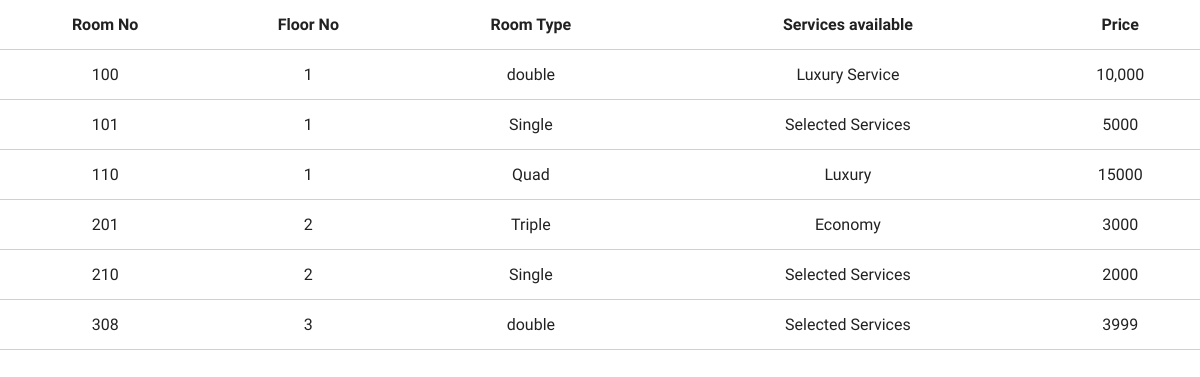
Screenshot of /room.php with the database file from the repository.
### tables this page shows
CREATE TABLE IF NOT EXISTS `room` (
  `rno` varchar(10) NOT NULL,
  `fno` varchar(10) NOT NULL,
  `rtype` varchar(50) NOT NULL,
  `services` varchar(50) NOT NULL,
  `price` varchar(50) NOT NULL
);

### room.php (the view, shortened to what this page needs)
<html>
<head>
  <link href="css/materialize.css" type="text/css" rel="stylesheet" media="screen,projection"/>
  <link href="css/style.css" type="text/css" rel="stylesheet" media="screen,projection"/>
</head>
<?php
$res = mysql_query("select * from room");
if( !$res ){
    echo 'Retrieval of data from Database Failed ';
  }else{
    ?>
      <table class="highlight centered bordered ">
        <thead>
          <tr>
              <th>Room No</th>
              <th>Floor No</th>
              <th>Room Type</th>
              <th>Services available</th>
              <th>Price</th>
          </tr>
        </thead>
        <tbody>
          <?php
      if( mysql_num_rows( $res )==0 ){
        echo '<tr><td colspan="4">No Rows Returned</td></tr>';
      }else{
        while( $row = mysql_fetch_assoc( $res ) ){
          echo "<tr><td>{$row['rno']}</td><td>{$row['fno']}</td><td>{$row['rtype']}</td><td>{$row['services']}</td><td>{$row['price']}</td></tr>\n";
        }
      }
    ?>
        </tbody>
      </table>
      <?php
  }
  ?>
            </html>

### rows the page displays
room: rno "100", fno "1", rtype "double", services "Luxury Service", price "10,000"
room: rno "101", fno "1", rtype "Single", services "Selected Services", price "5000"
room: rno "110", fno "1", rtype "Quad", services "Luxury", price "15000"
room: rno "201", fno "2", rtype "Triple", services "Economy", price "3000"
room: rno "210", fno "2", rtype "Single", services "Selected Services", price "2000"
room: rno "308", fno "3", rtype "double", services "Selected Services", price "3999"
